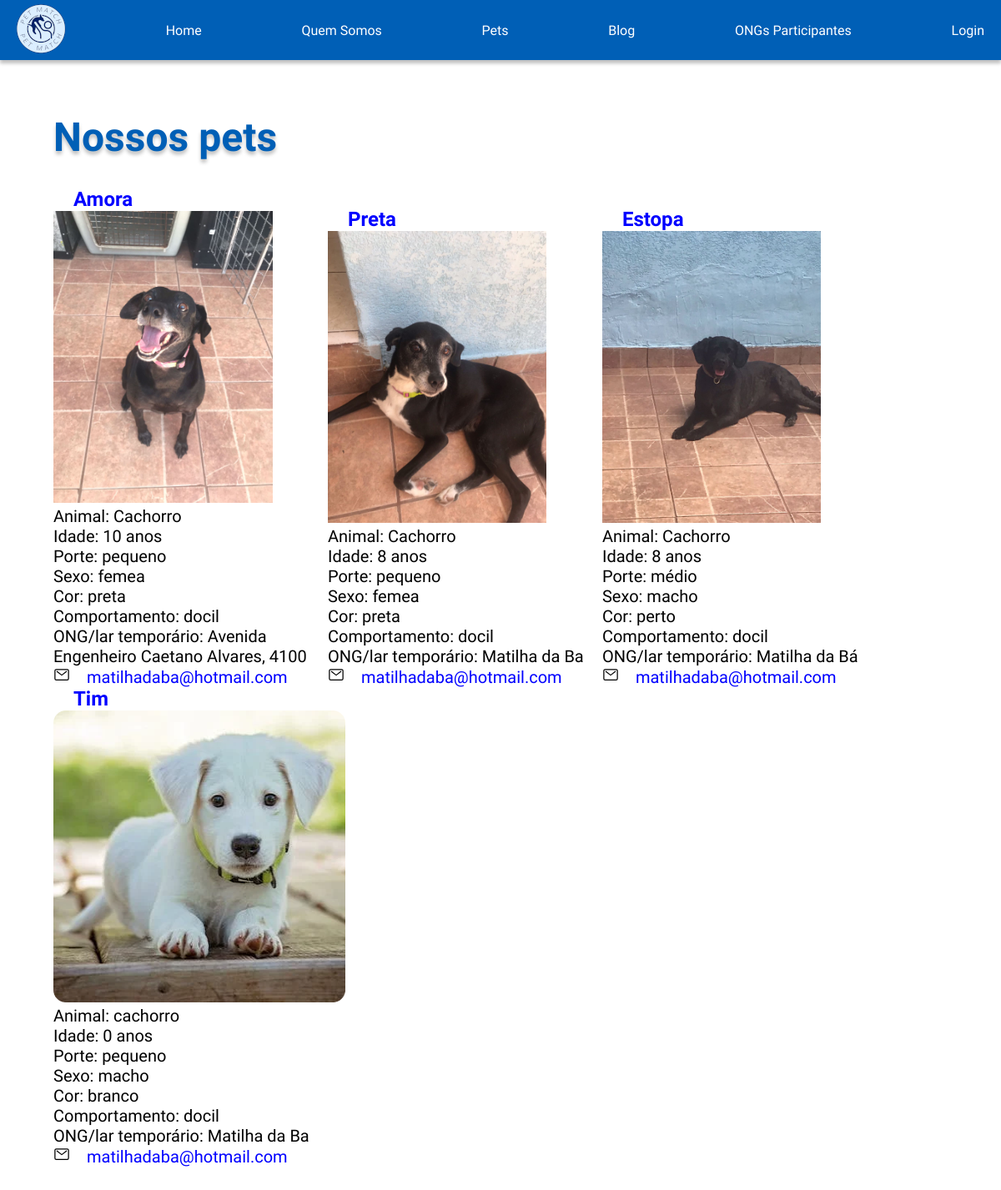
Screenshot of /lista_pets with the database file from the repository.
### petmatch/models.py (models this page shows, shortened)
class Pet(models.Model):
    animal = models.CharField(max_length=200)
    nome = models.CharField(max_length=200)
    data_nascimento = models.DateTimeField("data de nascimento")
    porte = models.CharField(max_length=10) # pequeno / medio / grande
    sexo = models.CharField(max_length=5) # femea / macho
    cor = models.CharField(max_length=200)
    localizacao = models.CharField(max_length=500)
    comportamento = models.CharField(max_length=500)
    email_contato = models.CharField(max_length=500, default="noreply@noreply.com.br")
    foto = models.ImageField(upload_to="photos/")
    def idade(self) -> int:
        return timezone.now().year - self.data_nascimento.year

### petmatch/views.py (the view)
# urls.py: path("lista_pets", views.lista_pets, name="lista_pets"),
def lista_pets(request):
    try:
        pets = Pet.objects.all()
    except Pet.DoesNotExist:
        raise Http404("Pet não encontrado")
    return render(request, "petmatch/lista_pets.html", {"pets": pets})

### templates/petmatch/lista_pets.html (shortened to what this page needs)
{% load static %}
<!DOCTYPE html>
<html lang="pt-BR">
    <head>
        <link rel="stylesheet" href="{% static 'styles\styles.css' %}">
    </head>
    <body>
        <main>
            <section id="home">
                <section class="cabecalho">
                    <nav class="cabecalho-menu">
                        <a class="cabecalho-logo" href="{% url 'index' %}">
                            <img src="{% static 'img/logo-menor.png' %}" alt="logo Petmatching" />
                        </a>
                        <a class="cabecalho-menu-item" href="{% url 'index' %}">Home</a>
                        <a class="cabecalho-menu-item" href="{% url 'index' %}">Quem Somos</a>
                        <a class="cabecalho-menu-item" href="{% url 'lista_pets' %}">Pets</a>
                        <a class="cabecalho-menu-item" href="{% url 'index' %}">Blog</a>
                        <a class="cabecalho-menu-item" href="{% url 'lista_ong' %}">ONGs Participantes</a>
                        <a class="cabecalho-menu-item" href="{% url 'login' %}">Login</a>
                    </nav>
                </section>
                <section class="conteudo_inicial">
                    <section id="pets">
                        <h1>Nossos pets</h1>
                        <section class="detalhes_pet">
                            {% for pet in pets %}
                                <div class="detalhe_pet">
                                    <h2>
                                        <a href="{% url 'detalhes_pet' pet_id=pet.id %}">{{ pet.nome }}</a>
                                    </h2>
                                    <img class="imagem_pet_home" src="{{ pet.foto.url }}">
                                    <ul>
                                        <li>Animal: {{ pet.animal }}</li>
                                        <li>Idade: {{ pet.idade }} anos</li>
                                        <li>Porte: {{ pet.porte }}</li>
                                        <li>Sexo: {{ pet.sexo }}</li>
                                        <li>Cor: {{ pet.cor }}</li>
                                        <li>Comportamento: {{ pet.comportamento }}</li>
                                        <li>ONG/lar temporário: {{ pet.localizacao }}</li>
                                        <li>
                                        <ion-icon name="mail-outline"></ion-icon><a href="{{ pet.email_contato }}">{{ pet.email_contato }}</a>
                                    </li>
                                </ul>
                            </div>
                        {% endfor %}
                    </section>
                </section>
            </section>
        </section>
    </main>
</body>
</html>

### setup/static/styles/styles.css (style rules this page uses)
* { margin: 0; padding: 0; box-sizing: border-box; text-decoration: none; }
.cabecalho { display: flex; flex-direction: row; align-items: center; justify-content: space-between; width: 100%; padding: 4px; color: #ffffff; background: #005FB6; box-shadow: 0px 4px 4px rgba(0, 0, 0, 0.25); }
.cabecalho-menu { width: 100%; display: flex; justify-content: space-between; align-content: center; align-items: center; }
#home { height: 750px; }
.conteudo_inicial { display: flex; flex-direction: row; justify-content: center; align-items: center; width: 100%; padding: 1em; }
body { box-sizing: border-box; height: 100vh; font-family: 'Lilita One'; font-style: normal; font-size: 1rem; font-weight: 400; }
h1 { font-family: 'Titan One'; font-size: 3rem; color: #005FB6; text-shadow: 0px 4px 4px rgba(0, 0, 0, 0.25); margin: 32px; }
h2 { font-size: 1.5rem; }
p, li { font-family: 'Quicksand', sans-serif; font-size: 1.25rem; list-style-type: none; }
a { padding-right: 1em; padding-left: 1em; color: #ffffff; }
#pets { min-height: 750px; margin: 1em; }
.imagem_pet_home { width: auto; height: 350px; }
.detalhes_pet { margin: 2em; width: 100%; }
.detalhes_pet a { color: blue; }
.detalhes_pet .detalhe_pet { width: 325px; display:inline-block; }

### rows the page displays
Pet: nome "Amora", foto (picture), animal "Cachorro", idade "10", porte "pequeno", sexo "femea", cor "preta", comportamento "docil", localizacao "Avenida Engenheiro Caetano Alvares, 4100", email_contato "matilhadaba@hotmail.com"
Pet: nome "Preta", foto (picture), animal "Cachorro", idade "8", porte "pequeno", sexo "femea", cor "preta", comportamento "docil", localizacao "Matilha da Ba", email_contato "matilhadaba@hotmail.com"
Pet: nome "Estopa", foto (picture), animal "Cachorro", idade "8", porte "médio", sexo "macho", cor "perto", comportamento "docil", localizacao "Matilha da Bá", email_contato "matilhadaba@hotmail.com"
Pet: nome "Tim", foto (picture), animal "cachorro", idade "0", porte "pequeno", sexo "macho", cor "branco", comportamento "docil", localizacao "Matilha da Ba", email_contato "matilhadaba@hotmail.com"
